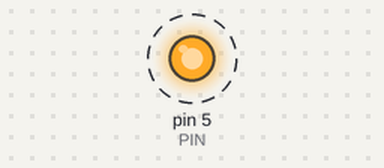
Simulated run of this sketch. Board: Arduino Uno, built with avr-gcc and run on an emulated ATmega328P. Parts: output pins drawn as LEDs (lit = HIGH). Dashed ring = blinking.

Above: at 0.2 s.
Timing chart, 0 to 3.0 s (numbered marks = the images above):
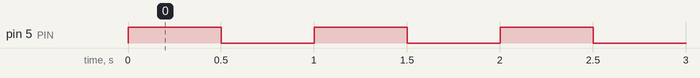

Measured:
- by itself, pin 5 (PIN): alternates HIGH for 0.50 s and LOW for 0.50 s

The sketch:

Test_Ownduino.ino
```cpp
/****Test pines Digitales****/
const int PIN = 5;

void setup(){
  Serial.begin(9600);
  pinMode(PIN, OUTPUT);
}

void loop(){
  digitalWrite(PIN, HIGH);
  delay(500);
  digitalWrite(PIN, LOW);
  delay(500);
}

/*****Test Attach interrupt*****/
//void setup(){
//  Serial.begin(9600);
//  attachInterrupt(1, holaMundo, CHANGE);
//}
//
//void loop(){
//}
//
//void holaMundo(){
//  Serial.println("Change...");
//}


/*****Test analog pins******/
//void loop(){
//  int value = analogRead(5);
//  Serial.println(value);
//  delay(2000);
//}
```
